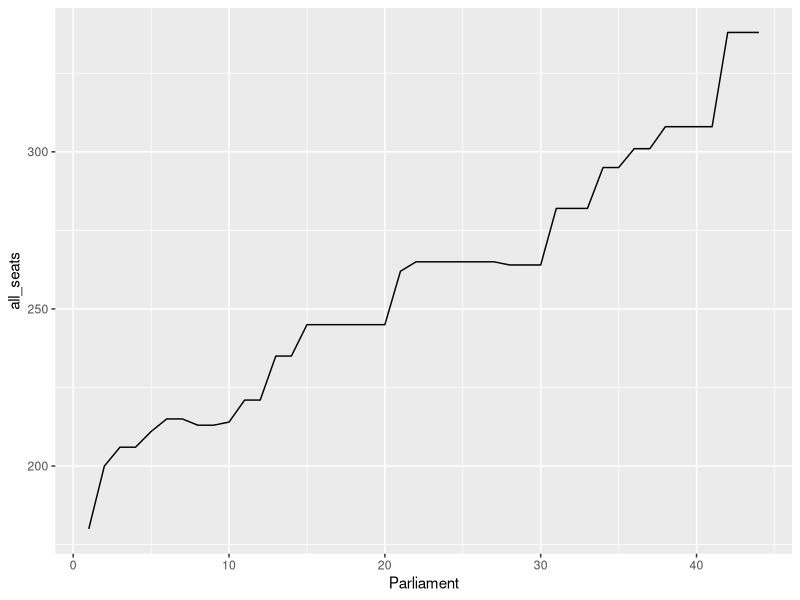
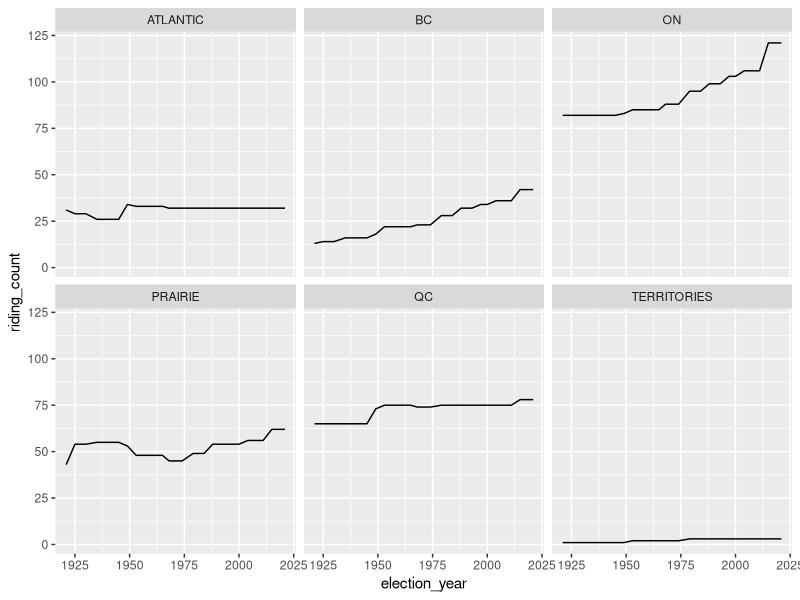

Recreate these plots in R, in order. (Note: this script raises an error after producing the figures.)
libraries_needed<-c("data.table", "openxlsx", "magrittr", "stringr",
                    "lubridate", "ggplot2")
lapply(libraries_needed,require,character.only=TRUE)

setwd("C:/HY/Projects/Elections/datasets/")
PR_THRESHOLD_PCT<-5 / 100
region_definitions<-fread("CDN_regional_definitions.csv")

all_elxn<-read.xlsx("cdn_generalelection_1_44_candidates.xlsx") %>% as.data.table
parl_num_indices<-which(grepl("^Parliament:\\s*\\d+",
                              all_elxn$Province.or.Territory))
re_ymd<-"\\d+\\-[0-1]\\d\\-[0-3]\\d"
ge_date_indices<-which(grepl(paste0("^Date of Election:\\s*", re_ymd),
                             all_elxn$Province.or.Territory))
stopifnot(all(ge_date_indices - parl_num_indices == 2))
parl_num<-all_elxn$Province.or.Territory[parl_num_indices] %>%
  str_extract(pattern="\\d+") %>%
  as.integer
ge_dates<-all_elxn$Province.or.Territory[ge_date_indices] %>%
  str_extract(pattern=re_ymd)
# upper_limits<-c(parl_num_indices[-1]-1, nrow(all_elxn))
create_from_header<-function(indices, info) {
  # indices<-parl_num_indices
  # info<-parl_num
  stopifnot(length(info) == length(indices))
  upper_limits<-c(indices[-1]-1, nrow(all_elxn))
  return(lapply(seq(length(indices)), function(k) rep(
    info[k], upper_limits[k] - indices[k] + 1)) %>% unlist)
  # return(do.call(rbind, chunks))
}

all_elxn<-all_elxn[,`:=`(
  Parliament=create_from_header(parl_num_indices, parl_num),
  Date=create_from_header(parl_num_indices, ge_dates) %>% ymd
)][!is.na(Constituency),]
old_size<-nrow(all_elxn)

# "MacLean, John Angus" in PEI 1953 repeated (remove this & possible other similar cases)
all_elxn<-unique(all_elxn, by=c("Parliament", "Constituency",
                                "Political.Affiliation", "Candidate"))
new_size<-nrow(all_elxn)
new_size - old_size

all_elxn<-all_elxn[,num_candidates:=.N,
                   by=.(Political.Affiliation, Parliament)][
                     ,elected:=grepl("Elected",Result)][
                       ,all_seats:=sum(elected), by=.(Parliament)
                     ]
hoc_size_by_parl<-unique(all_elxn, by=c("Parliament", "all_seats"))
hoc_size_by_parl<-hoc_size_by_parl[,.(Parliament, all_seats)]
hoc_size_by_parl %>% ggplot(aes(x=Parliament, y=all_seats)) + geom_line()
# spot check: OK, postwar, only 27th to the 28th (1965 Pearson to 1968 Trudeau)
# had a decrease in seats
all_elxn<-all_elxn[year(Date) >= 1921,]
setnames(all_elxn, c("Province.or.Territory"), c("Province"))
all_elxn %<>% merge(region_definitions, by="Province")
all_elxn<-all_elxn[,election_year:=year(Date)]

# aggregates of seat counts by region, election
obtain_region_yr<-function(full_dt) {
  region_ridings_yr<-full_dt[
    elected==T,
    riding_count:=.N,
    ,by=.(election_year,Region)] %>%
    unique(by=c("election_year", "Region"))
  region_ridings_yr<-region_ridings_yr[,.(election_year,
                                          Region,
                                          riding_count)]
  return(region_ridings_yr)
}
region_ridings_yr<-obtain_region_yr(all_elxn)
setkeyv(region_ridings_yr,c("election_year", "Region"))

# another spot check
viz_by_region_yr<-function(dt) {
  dt %>% ggplot(aes(election_year, riding_count)) +
    geom_line() +
    facet_wrap(~Region)
}
viz_by_region_yr(region_ridings_yr)
setkeyv(all_elxn, c("election_year", "Region"))
all_elxn[region_ridings_yr, riding_count := i.riding_count] # use 2nd instance of riding_count

setnames(all_elxn, c("Political.Affiliation"), c("Party"))
Filter(function(x) grepl("ind|no", x, ignore.case = T),
       unique(all_elxn$Party))
non_affiliated<-Filter(function(x) grepl("affil", x, ignore.case = T),
                       unique(all_elxn$Party))
all_elxn[Party %in% c("Unknown", "Independent"),Party:=non_affiliated]
party_votes_by_region<-all_elxn[,
                                total_votes:=sum(Votes),
                                by=.(election_year,
                                     Region,
                                     Party)] %>%
  unique(by=c("election_year",
              "Region",
              "Party"))
# trim columns
party_votes_by_region<-party_votes_by_region[,.(election_year,
                                                Region,
                                                riding_count,
                                                Party,
                                                total_votes)]

aggregate_fptp<-function(dt_seats)  {
  dt_seats<-all_elxn
  return(dt_seats[,FPTP_MPs:=sum(elected),
                  by=.(election_year, Region, Party)] %>%
           unique(by=c("election_year",
                       "Region",
                       "Party")))
}

calc_dhondt<-function(dt_region_party_totals) {
  total_votes_by_region<-dt_region_party_totals[
    ,all_votes:=sum(total_votes),
    by=.(Region)][
      ,threshold:=ceiling(PR_THRESHOLD_PCT * all_votes)
    ][
      ,met_threshold:=total_votes >= threshold
    ]
  calc_region<-function(region) {
    # region<-"ON"
    region_subset<-total_votes_by_region[Region==region,]
    idx_threshold<-which(region_subset$met_threshold)
    parties_threshold<-region_subset$Party[idx_threshold]
    total_mps<-region_subset$riding_count[1]
    denominator<-seq(total_mps)
    region_subset$total_votes[1] / denominator
    divide_by_party<-function(party) {
      # party<-"Progressive Conservative Party"
      votes<-region_subset[Party==party,.(total_votes)] %>%
        unlist
      names(votes)<-NULL
      return(votes / denominator)
    }
    lst_all_party_divisors<-lapply(parties_threshold, divide_by_party)
    dhondt<-do.call(rbind, lst_all_party_divisors)# %>% as.data.table
    dhondt_sorted<-dhondt %>% as.numeric %>% sort %>% rev
    CUTOFF<-dhondt_sorted[total_mps]
    row.names(dhondt)<-parties_threshold
    dhondt_cutoff<-dhondt >= CUTOFF
    with_representation<-apply(dhondt_cutoff, MARGIN=1, FUN=sum)
    mps_by_party<-rep(0, nrow(region_subset))
    mps_by_party[idx_threshold]<-with_representation
    res<-data.table(Party=region_subset$Party,
                    MPs=mps_by_party)
    res %<>% merge(region_subset, by="Party")
    # trim columns
    res<-res[,.(election_year,
                Region,
                riding_count,
                Party,
                MPs)]
    return(res)
  }
  lst_mps_by_region<-lapply(unique(dt_region_party_totals$Region), calc_region)
  return(rbindlist(lst_mps_by_region))
}

lst_three<-split(party_votes_by_region, party_votes_by_region$election_year)
lst_pr_by_yr<-lapply(lst_three, calc_dhondt)
pr_by_yr<-rbindlist(lst_pr_by_yr)
setnames(pr_by_yr, c("MPs"), c("Regional_PR_MPs"))

fptp_results<-aggregate_fptp(all_elxn)
keycols<-Filter(function(x) !grepl("riding", x),
                names(pr_by_yr)[-ncol(pr_by_yr)])
fptp_names<-c(keycols, "FPTP_MPs")
fptp_results<-fptp_results[,..fptp_names]

# takes one of the above data tables and calculates national totals
calc_national_totals<-function(dt)  {
  # dt<-fptp_results
  original_name<-Filter(function(s) grepl("MPs$", s), names(dt))
  tmp_name<-"MPs"
  INTERMEDIATE_NAME<-"national_total"
  setnames(dt, original_name, tmp_name)
  
  dt_national<-dt[,national_total:=sum(MPs), by=.(election_year, Party)]
  # remove "MPs" column from dt_national without affecting dt
  national_names<-Filter(function(s) s != tmp_name, names(dt_national))
  dt_national<-dt_national[,..national_names]
  # avoid in-place modification
  dt_national$Region<-"NATIONAL"
  
  modified_names<-Filter(function(s) s != INTERMEDIATE_NAME, names(dt))
  dt<-dt[,..modified_names]
  
  setnames(dt, tmp_name, original_name)
  setnames(dt_national, INTERMEDIATE_NAME, original_name)
  dt_national<-unique(dt_national, by=c("election_year", "Party"))
  return(rbind(dt, dt_national))
}
pr_by_yr<-calc_national_totals(pr_by_yr)
fptp_results<-calc_national_totals(fptp_results)

setkeyv(pr_by_yr, keycols); setkeyv(fptp_results, keycols)
actual_vs_pr_results<-merge(pr_by_yr, fptp_results, no.dups = T)
fwrite(all_elxn, "federal_elections_since_1921_cleaned.csv")
fwrite(actual_vs_pr_results, "../BasicBars_by_region/FPTP_vs_regional_PR_all_elections.csv")
# fwrite()

## TODO: calculate Gallagher, aggreggate non-represented parties into OTHERS
# national_total_votes<-all_ridings[,national_votes:=sum(Votes),
#                                   by=.(`Political Affiliation`)] %>%
#   unique(by="Political Affiliation")
# national_total_votes<-national_total_votes[
#   ,.(`Political Affiliation`, national_votes)][
#     ,all_votes:=sum(all_ridings$Votes)
#   ][
#     ,pct_vote:=100 * (national_votes/all_votes)
#   ]